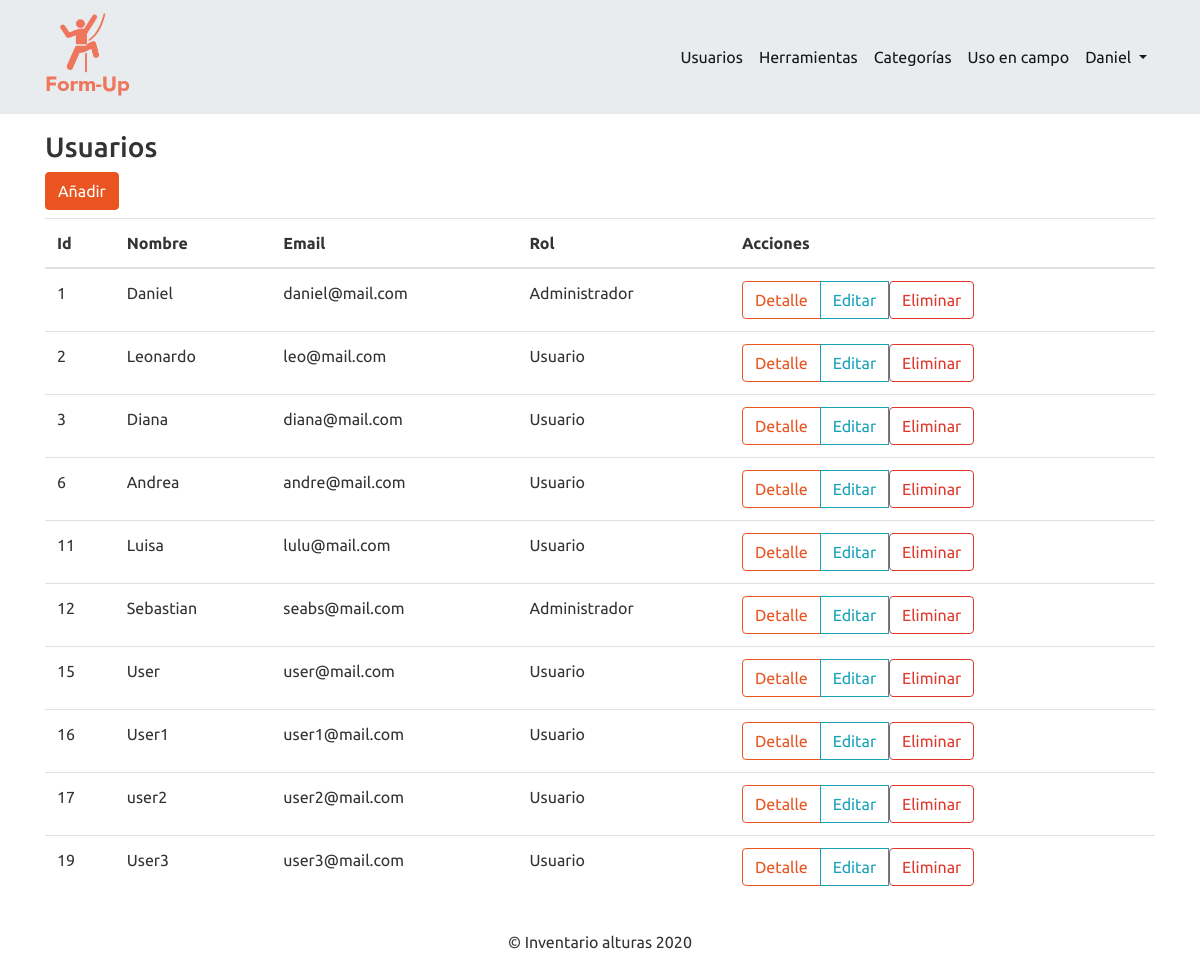
The app's page /index.php?controller=users&action=index (signed in) with its own data.
### tables this page shows
CREATE TABLE `usuarios` (
  `id` int(11) NOT NULL,
  `nombre` varchar(255) NOT NULL,
  `email` varchar(255) NOT NULL,
  `rol_id` int(11) NOT NULL,
  `password` varchar(255) NOT NULL
);

CREATE TABLE `roles` (
  `id` int(11) NOT NULL,
  `nombre` varchar(150) NOT NULL
);

### controllers/UsersController.php (called while the page is built, shortened)
<?php
class UsersController extends BaseController{
    public function index()
    {
        $user_obj  = new User();
        $all_users = $user_obj->getAllUsers();
        require_once 'views/dashboard/users/index.php';
    }
}

### core/Connection.php (called while the page is built, shortened)
<?php
abstract class Connection
{
    public function __construct()
    {
        try
        {
            $this->dbConnection = new PDO(DB_DRIVER . ':host=' . DB_HOST . ';dbname=' . DB_NAME, DB_USER, DB_PASS);
        } catch (PDOException $ex) {
            echo $ex->getMessage();
            die();
        }
    }
}
?>

### models/User.php (called while the page is built, shortened)
<?php
 class User extends BaseModel
 {
    public function getAllUsers()
    {
        try {
            $sql = $this->dbConnection->prepare("SELECT usuarios.*,roles.nombre AS nombre_rol FROM usuarios INNER JOIN roles ON roles.id = usuarios.rol_id");
            $sql->execute();
            $resultSet = null;
            while ($row = $sql->fetch(PDO::FETCH_OBJ)) {
                $resultSet[] = $row;
            }
            return $resultSet;
        } catch (PDOException $ex) {
            echo $ex->getMessage();
            die();
        }
    }
 }

### views/dashboard/users/index.php (the view, shortened to what this page needs)
<?php include_once 'views/layouts/header.php' ?>
<?php include_once 'views/layouts/navbar.php' ?>
<div class="container my-3">
    <div class="row">
        <div class="col">
            <h3>Usuarios</h3>
        </div>
    </div>
    <div class="row">
        <div class="col">
            <?php if($_SESSION['rol_id']==1){?>
            <a href="index.php?controller=users&action=create" class="btn btn-primary mb-2">Añadir</a>
            <?php } ?>
            <table class="table"id="table">
                <thead>
                    <tr>
                        <th>Id</th>
                        <th>Nombre</th>
                        <th>Email</th>
                        <th>Rol</th>
                        <th>Acciones</th>
                    </tr>
                </thead>
                <tbody>
                    <?php if(count($all_users)>0){?>
                        <?php foreach($all_users as $row){?>
                            <tr>
                                <td><?php echo $row->id ?></td>
                                <td><?php echo $row->nombre ?></td>
                                <td><?php echo $row->email ?></td>
                                <td><?php echo $row->nombre_rol ?></td>
                                <td>
                                    <div class="btn-group" role="group" aria-label="Basic example">
                                        <a href="index.php?controller=users&action=detail&email=<?php echo $row->email ?>" class="btn btn-outline-primary">Detalle</a>
                                        <?php if($_SESSION['rol_id']==1){?>
                                            <a href="index.php?controller=users&action=edit&email=<?php echo $row->email ?>" class="btn btn-outline-info">Editar</a>
                                            <div class="dropdown">
                                                <button class="btn btn-outline-danger" type="button" id="dropdownMenuButton" data-toggle="dropdown" aria-haspopup="true" aria-expanded="false">
                                                    Eliminar
                                                </button>
                                            </div>
                                        <?php } ?>
                                    </div>
                                </td>
                            </tr>
                        <?php }?>
                    <?php }?>
                </tbody>
            </table>
        </div>
    </div>
</div>
<?php include_once 'views/layouts/footer.php' ?>

### records on screen
usuarios: id "1", nombre "Daniel", email "daniel@mail.com", rol.nombre "Administrador"
usuarios: id "2", nombre "Leonardo", email "leo@mail.com", rol.nombre "Usuario"
usuarios: id "3", nombre "Diana", email "diana@mail.com", rol.nombre "Usuario"
usuarios: id "6", nombre "Andrea", email "andre@mail.com", rol.nombre "Usuario"
usuarios: id "11", nombre "Luisa", email "lulu@mail.com", rol.nombre "Usuario"
usuarios: id "12", nombre "Sebastian", email "seabs@mail.com", rol.nombre "Administrador"
usuarios: id "15", nombre "User", email "user@mail.com", rol.nombre "Usuario"
usuarios: id "16", nombre "User1", email "user1@mail.com", rol.nombre "Usuario"
usuarios: id "17", nombre "user2", email "user2@mail.com", rol.nombre "Usuario"
usuarios: id "19", nombre "User3", email "user3@mail.com", rol.nombre "Usuario"

### other values on screen
$_SESSION['username'] "Daniel"
